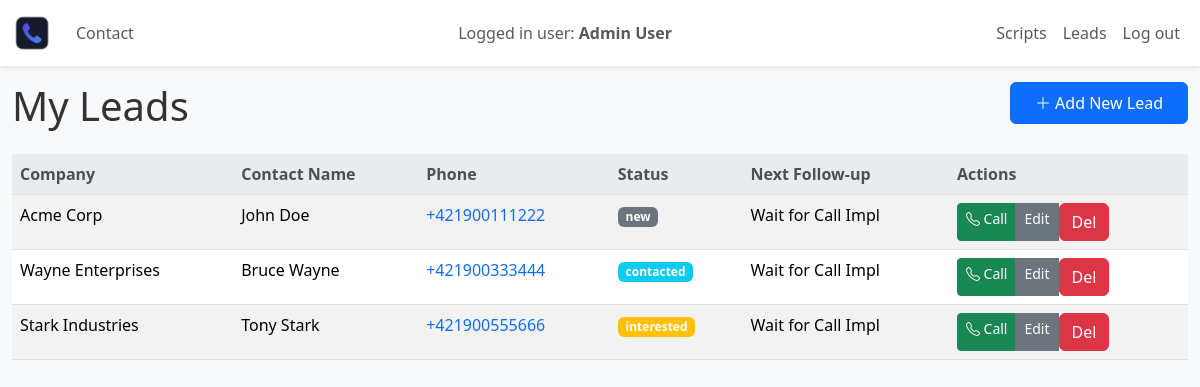
The app's page /?c=lead (signed in) with its own data.
### tables this page shows
CREATE TABLE `leads` (
  `id` int(11) NOT NULL AUTO_INCREMENT,
  `company` varchar(255) NOT NULL,
  `contact_name` varchar(255) NOT NULL,
  `email` varchar(255) DEFAULT NULL,
  `phone` varchar(50) NOT NULL,
  `status` enum('new','contacted','interested','closed_lost','closed_won') NOT NULL DEFAULT 'new',
  `owner_id` int(11) DEFAULT NULL,
  `created_at` datetime NOT NULL DEFAULT CURRENT_TIMESTAMP,
  `updated_at` datetime NOT NULL DEFAULT CURRENT_TIMESTAMP ON UPDATE CURRENT_TIMESTAMP,
  PRIMARY KEY (`id`),
  KEY `owner_id` (`owner_id`),
  CONSTRAINT `leads_ibfk_1` FOREIGN KEY (`owner_id`) REFERENCES `users` (`id`) ON DELETE SET NULL
);

### Framework/Http/Responses/Response.php (called while the page is built, shortened)
<?php
abstract class Response
{
    public function send(): void
    {
        $this->generate();
    }
}

### public/index.php (called while the page is built, shortened)
<?php
require __DIR__ . '/../Framework/ClassLoader.php';
try {
    $app = new App();
    $app->run();
} catch (Exception $e) {
    die('An error occurred: ' . $e->getMessage());
}

### Framework/Support/LinkGenerator.php (called while the page is built, shortened)
<?php
class LinkGenerator
{
    private Request $request;
    public function __construct(Request $request, Router $router)
    {
        $this->request = $request;
    }
    public function url(
        string|array $destination,
        array $parameters = [],
        bool $absolute = false,
        bool $appendParameters = false
    ): string {
        list($controller, $action) = explode(".", $destination);
        $args = $appendParameters ? $this->request->get() : [];
        $args = ["c" => lcfirst($controller), "a" => $action != "index" ? $action : null] + $parameters + $args;
        $basePath = $absolute ? $this->request->getBaseUrl() : "";
        return $basePath . "?" . http_build_query($args);
    }
}

### Framework/ClassLoader.php (called while the page is built, shortened)
<?php
class ClassLoader
{
    public static function Boot(): void
    {
        spl_autoload_register(function ($class_name) {
            $baseDir = realpath(dirname(__DIR__));
            $relativePath = str_replace('\\', DIRECTORY_SEPARATOR, ltrim($class_name, '\\')) . '.php';
            $file = $baseDir . DIRECTORY_SEPARATOR . $relativePath;
        });
    }
}

### App/Controllers/LeadController.php (called while the page is built, shortened)
<?php
class LeadController extends SecureController
{
    public function index(Request $request): Response
    {
        $where = null;
        $params = [];
        $leads = Lead::getAll($where, $params, "created_at DESC");
        return $this->html(compact('leads'));
    }
}

### Framework/Core/Model.php (called while the page is built, shortened)
<?php
abstract class Model implements \JsonSerializable
{
    protected static ?string $tableName = null;
    protected static array $columnsMap = [];
    private static array $dbColumns = [];
    private static IDbConvention $dbConventions;
    protected static function getTableName(): string
    {
        if (!empty(static::$tableName)) {
            return static::$tableName;
        }
        return self::getConventions()->getTableName(get_called_class());
    }
    protected static function getPkColumnName(): string
    {
        return self::getConventions()->getPkColumnName(get_called_class());
    }
    protected static function getColumnsMap(): array
    {
        return static::$columnsMap ?? [];
    }
    public static function getAll(
        ?string $whereClause = null,
        array   $whereParams = [],
        ?string $orderBy = null,
        ?int    $limit = null,
        ?int    $offset = null
    ): array
    {
        try {
            $sql = "SELECT " . static::getDBColumnNamesList() . " FROM `" . static::getTableName() . "`";
            if ($orderBy !== null) {
                $sql .= " ORDER BY $orderBy";
            }
            $stmt = Connection::getInstance()->prepare($sql);
            $stmt->execute($whereParams);
            $models = $stmt->fetchAll(PDO::FETCH_CLASS | PDO::FETCH_PROPS_LATE, static::class);
            $dataSet = new ResultSet($models);
            return $models;
        } catch (PDOException $exception) {
            throw new Exception('Query failed: ' . $exception->getMessage(), 0, $exception);
        }
    }
    private static function getDbColumns(): array
    {
        try {
            $sql = "DESCRIBE " . static::getTableName();
            $stmt = Connection::getInstance()->prepare($sql);
            $stmt->execute([]);
            self::$dbColumns[static::class] = array_column($stmt->fetchAll(), 'Field');
            return self::$dbColumns[static::class];
        } catch (PDOException $exception) {
            throw new Exception('Query failed: ' . $exception->getMessage(), 0, $exception);
        }
    }
    private function getIdValue(): mixed
    {
        $pk = static::getPkColumnName();
        $prop = static::toPropertyName($pk);
        return isset($this->{$prop}) ? $this->{$prop} : null;
    }
    private static function getModelProperties(): array
    {
        $reflection = new \ReflectionClass(static::class);
        $properties = [];
        foreach ($reflection->getProperties() as $property) {
            $propertyName = $property->getName();
            if ($property->isStatic()) {
                continue;
            }
            $properties[$propertyName] = true;
        }
        return $properties;
    }
    private static function getDBColumnNamesList(): string
    {
        $dbColumns = [];
        foreach (static::getDbColumns() as $columnName) {
            $propertyName = static::toPropertyName($columnName);
            if ($propertyName != $columnName) {
                $dbColumns[] = "`$columnName` AS {$propertyName}";
            } else {
                $dbColumns[] = $columnName;
            }
        }
        return implode(', ', $dbColumns);
    }
    private static function toPropertyName(string $columnName): string
    {
        $customMapping = static::getColumnsMap();
        if (isset($customMapping[$columnName])) {
            return $customMapping[$columnName];
        } else {
            return static::getConventions()->toPropertyName($columnName);
        }
    }
    private static function getConventions(): IDbConvention
    {
        if (!isset(static::$dbConventions)) {
            static::$dbConventions = new (Configuration::DB_CONVENTIONS_CLASS)();
        }
        return static::$dbConventions;
    }
}

### Framework/DB/Connection.php (called while the page is built, shortened)
<?php
class Connection
{
    private static ?Connection $instance = null;
    private PDO $db;
    public function __construct(PDO $db)
    {
        $this->db = $db;
    }
    public static function getInstance(): Connection
    {
        try {
            if (self::$instance == null) {
                $db = new PDO(
                    'mysql:dbname=' . Configuration::DB_NAME . ';host=' . Configuration::DB_HOST,
                    Configuration::DB_USER,
                    Configuration::DB_PASS
                );
                $db->setAttribute(PDO::ATTR_ERRMODE, PDO::ERRMODE_EXCEPTION);
                $db->setAttribute(PDO::ATTR_EMULATE_PREPARES, true);
                self::$instance = new self($db);
            }
            return self::$instance;
        } catch (PDOException $e) {
            throw new Exception('Connection failed: ' . $e->getMessage());
        }
    }
    public function prepare(string $sql): DebugStatement
    {
        try {
            return new DebugStatement($this->db->prepare($sql));
        } catch (PDOException $e) {
            throw new Exception('Prepare failed: ' . $e->getMessage());
        }
    }
}

### Framework/DB/DebugStatement.php (called while the page is built, shortened)
<?php
class DebugStatement
{
    private PDOStatementAlias $stmt;
    public function __construct($stmt)
    {
        $this->stmt = $stmt;
    }
    public function execute(?array $params = null): bool
    {
        $result = $this->stmt->execute($params);
        $this->stmt->debugDumpParams();
        return $result;
    }
    public function __call(string $name, array $arguments): mixed
    {
        return $this->stmt->{$name}(...$arguments);
    }
}

### Framework/DB/DefaultConventions.php (called while the page is built, shortened)
<?php
class DefaultConventions implements IDbConvention
{
    public function getPkColumnName(string $className): string
    {
        return 'id';
    }
    public function toPropertyName(string $columnName): string
    {
        return $columnName;
    }
}

### App/Views/Lead/index.view.php (the view, shortened to what this page needs)
<div class="row mb-3">
    <div class="col-6">
        <h1>My Leads</h1>
    </div>
    <div class="col-6 text-end">
        <a href="<?= $link->url('lead.create') ?>" class="btn btn-primary">
            <i class="bi bi-plus-lg"></i> Add New Lead
        </a>
    </div>
</div>
<div class="table-responsive">
    <table class="table table-hover table-striped">
        <thead>
        <tr>
            <th>Company</th>
            <th>Contact Name</th>
            <th>Phone</th>
            <th>Status</th>
            <th>Next Follow-up</th>
            <th>Actions</th>
        </tr>
        </thead>
        <tbody>
        <?php foreach ($leads as $lead): ?>
            <tr>
                <td><?= htmlspecialchars($lead->company) ?></td>
                <td><?= htmlspecialchars($lead->contact_name) ?></td>
                <td>
                    <a href="tel:<?= htmlspecialchars($lead->phone) ?>"><?= htmlspecialchars($lead->phone) ?></a>
                </td>
                <td>
                    <?php
                    $badgeClass = match ($lead->status) {
                        'new' => 'bg-secondary',
                        'contacted' => 'bg-info',
                        'interested' => 'bg-warning',
                        'closed_won' => 'bg-success',
                        'closed_lost' => 'bg-danger',
                        default => 'bg-secondary'
                    };
                    ?>
                    <span class="badge <?= $badgeClass ?>"><?= htmlspecialchars($lead->status) ?></span>
                </td>
                <td>Wait for Call Impl</td>
                <td>
                    <div class="btn-group btn-group-sm">
                        <a href="<?= $link->url('call.room', ['id' => $lead->id]) ?>" class="btn btn-success" title="Call"><i class="bi bi-telephone"></i> Call</a>
                        <a href="<?= $link->url('lead.edit', ['id' => $lead->id]) ?>" class="btn btn-secondary" title="Edit">Edit</a>
                        <form action="<?= $link->url('lead.delete') ?>" method="POST" class="d-inline" onsubmit="return confirm('Are you sure?')">
                            <button type="submit" class="btn btn-danger" title="Delete">Del</button>
                        </form>
                    </div>
                </td>
            </tr>
        <?php endforeach; ?>
        </tbody>
    </table>
</div>

### records on screen
leads: company "Acme Corp", contact_name "John Doe", phone "+421900111222", status "new"
leads: company "Wayne Enterprises", contact_name "Bruce Wayne", phone "+421900333444", status "contacted"
leads: company "Stark Industries", contact_name "Tony Stark", phone "+421900555666", status "interested"

### other values on screen
$user->getName() "Admin User"
